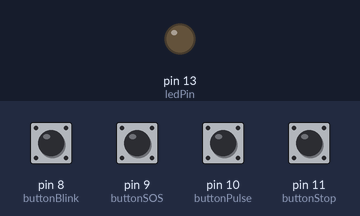
Simulated run of this sketch. Board: Arduino Uno, built with avr-gcc and run on an emulated ATmega328P. On the bench: output pins drawn as LEDs (lit = HIGH). Dashed ring = blinking. Inputs (shaded band) come from the test bench; at power-on: pin 8 (buttonBlink), pin 9 (buttonSOS), pin 10 (buttonPulse), pin 11 (buttonStop) HIGH.

Above: at 1.2 s.
1.3 s: pin 8 (buttonBlink) pulled LOW for 0.15 s
At 1.4 s:
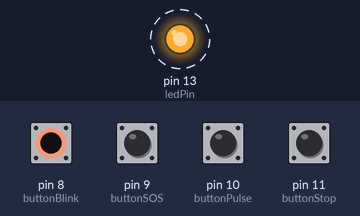
4.3 s: pin 9 (buttonSOS) pulled LOW for 1 s
7.6 s: pin 11 (buttonStop) pulled LOW for 0.15 s
9.2 s: pin 10 (buttonPulse) pulled LOW for 0.15 s
At 10.8 s:
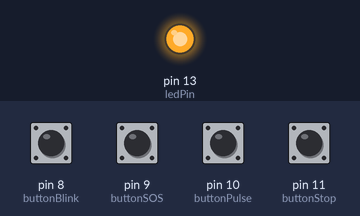
12.3 s: pin 11 (buttonStop) pulled LOW for 1 s
At 13.3 s:
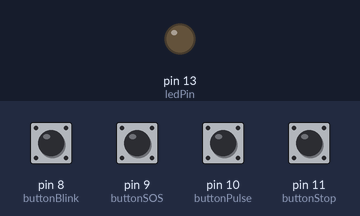
14.8 s: pin 8 (buttonBlink) pulled LOW for 1 s
At 14.9 s:
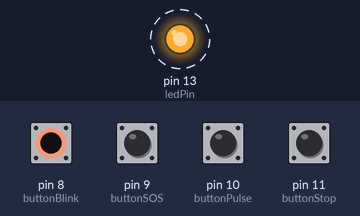
Timing chart, 0 to 18.8 s (numbered marks = the images above; inputs shaded):
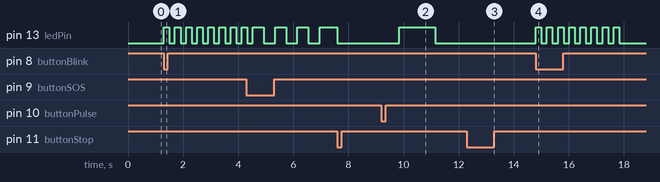

The sketch:

Practica_Botones_Stop.ino
```cpp
int ledPin = LED_BUILTIN;
int dotDuration = 400;
int dashDuration = dotDuration * 3;
int letterGap = dotDuration * 5;
int brillo = 0;

int buttonSOS = 9;
int buttonBlink = 8;
int buttonPulse = 10;
int buttonStop = 11;

bool stopPressed = false;

void smartDelay(int t) {
  for (int i = 0; i < t; i++) {
    if (digitalRead(buttonStop) == LOW) {
      stopPressed = true;
      digitalWrite(ledPin, LOW);
      return;
    }
    delay(1);
  }
}


void dot() {
  digitalWrite(ledPin, HIGH);
  smartDelay(dotDuration);
  digitalWrite(ledPin, LOW);
  smartDelay(dotDuration);
}

void dash() {
  digitalWrite(ledPin, HIGH);
  smartDelay(dashDuration);
  digitalWrite(ledPin, LOW);
  smartDelay(dotDuration);
}

void setup() {
  pinMode(ledPin, OUTPUT);
  pinMode(buttonSOS, INPUT_PULLUP);
  pinMode(buttonBlink, INPUT_PULLUP);
  pinMode(buttonPulse, INPUT_PULLUP);
  pinMode(buttonStop, INPUT_PULLUP);
}

void loop() {

  if (digitalRead(buttonStop) == LOW) {
    stopPressed = true;
    digitalWrite(ledPin, LOW);
    return;
  }
  stopPressed = false;

  if (digitalRead(buttonSOS) == LOW) {
    for (int i = 0; i < 3 && !stopPressed; i++) dot();
    for (int i = 0; i < 3 && !stopPressed; i++) dash();
    for (int i = 0; i < 3 && !stopPressed; i++) dot();
  }

  if (digitalRead(buttonBlink) == LOW) {
    for (int i = 0; i < 8 && !stopPressed; i++) {
      digitalWrite(ledPin, HIGH);
      smartDelay(200);
      digitalWrite(ledPin, LOW);
      smartDelay(200);
    }
  }

  if (digitalRead(buttonPulse) == LOW) {
    for (int rep = 0; rep < 8 && !stopPressed; rep++) {

      for (brillo = 0; brillo <= 255 && !stopPressed; brillo++) {
        analogWrite(ledPin, brillo);
        smartDelay(5);
      }

      for (brillo = 255; brillo >= 0 && !stopPressed; brillo--) {
        analogWrite(ledPin, brillo);
        smartDelay(5);
      }

    }
  }
}
```

Measured:
- after the input at 1.3 s, pin 13 (ledPin): alternates HIGH for 0.20 s and LOW for 0.20 s, starting at once
- after the input at 9.2 s, pin 13 (ledPin): LOW → HIGH after 0.65 s, → LOW 1.3 s later
- after the input at 12.3 s, pin 13 (ledPin): stays LOW (without the input it goes to HIGH after 0.14 s)
- after the input at 14.8 s, pin 13 (ledPin): alternates HIGH for 0.20 s and LOW for 0.20 s, 16 changes in all, then stays LOW, starting at once
